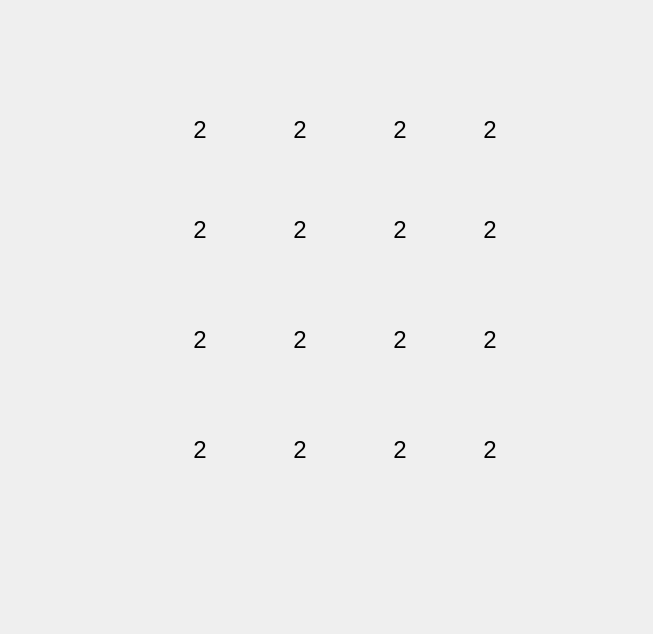
<?xml version="1.0" encoding="UTF-8"?>
<ui version="4.0">
 <class>Form</class>
 <widget class="QWidget" name="Form">
  <property name="geometry">
   <rect>
    <x>0</x>
    <y>0</y>
    <width>653</width>
    <height>634</height>
   </rect>
  </property>
  <property name="windowTitle">
   <string>Form</string>
  </property>
  <widget class="QLabel" name="label_00">
   <property name="geometry">
    <rect>
     <x>160</x>
     <y>90</y>
     <width>80</width>
     <height>80</height>
    </rect>
   </property>
   <property name="minimumSize">
    <size>
     <width>80</width>
     <height>80</height>
    </size>
   </property>
   <property name="maximumSize">
    <size>
     <width>80</width>
     <height>80</height>
    </size>
   </property>
   <property name="font">
    <font>
     <pointsize>18</pointsize>
     <italic>false</italic>
     <bold>false</bold>
     <underline>false</underline>
    </font>
   </property>
   <property name="text">
    <string>2</string>
   </property>
   <property name="alignment">
    <set>Qt::AlignCenter</set>
   </property>
  </widget>
  <widget class="QLabel" name="label_01">
   <property name="geometry">
    <rect>
     <x>260</x>
     <y>90</y>
     <width>80</width>
     <height>80</height>
    </rect>
   </property>
   <property name="minimumSize">
    <size>
     <width>80</width>
     <height>80</height>
    </size>
   </property>
   <property name="maximumSize">
    <size>
     <width>80</width>
     <height>80</height>
    </size>
   </property>
   <property name="font">
    <font>
     <pointsize>18</pointsize>
     <italic>false</italic>
     <bold>false</bold>
     <underline>false</underline>
    </font>
   </property>
   <property name="text">
    <string>2</string>
   </property>
   <property name="alignment">
    <set>Qt::AlignCenter</set>
   </property>
  </widget>
  <widget class="QLabel" name="label_02">
   <property name="geometry">
    <rect>
     <x>360</x>
     <y>90</y>
     <width>80</width>
     <height>80</height>
    </rect>
   </property>
   <property name="minimumSize">
    <size>
     <width>80</width>
     <height>80</height>
    </size>
   </property>
   <property name="maximumSize">
    <size>
     <width>80</width>
     <height>80</height>
    </size>
   </property>
   <property name="font">
    <font>
     <pointsize>18</pointsize>
     <italic>false</italic>
     <bold>false</bold>
     <underline>false</underline>
    </font>
   </property>
   <property name="text">
    <string>2</string>
   </property>
   <property name="alignment">
    <set>Qt::AlignCenter</set>
   </property>
  </widget>
  <widget class="QLabel" name="label_03">
   <property name="geometry">
    <rect>
     <x>450</x>
     <y>90</y>
     <width>80</width>
     <height>80</height>
    </rect>
   </property>
   <property name="minimumSize">
    <size>
     <width>80</width>
     <height>80</height>
    </size>
   </property>
   <property name="maximumSize">
    <size>
     <width>80</width>
     <height>80</height>
    </size>
   </property>
   <property name="font">
    <font>
     <pointsize>18</pointsize>
     <italic>false</italic>
     <bold>false</bold>
     <underline>false</underline>
    </font>
   </property>
   <property name="text">
    <string>2</string>
   </property>
   <property name="alignment">
    <set>Qt::AlignCenter</set>
   </property>
  </widget>
  <widget class="QLabel" name="label_13">
   <property name="geometry">
    <rect>
     <x>450</x>
     <y>190</y>
     <width>80</width>
     <height>80</height>
    </rect>
   </property>
   <property name="minimumSize">
    <size>
     <width>80</width>
     <height>80</height>
    </size>
   </property>
   <property name="maximumSize">
    <size>
     <width>80</width>
     <height>80</height>
    </size>
   </property>
   <property name="font">
    <font>
     <pointsize>18</pointsize>
     <italic>false</italic>
     <bold>false</bold>
     <underline>false</underline>
    </font>
   </property>
   <property name="text">
    <string>2</string>
   </property>
   <property name="alignment">
    <set>Qt::AlignCenter</set>
   </property>
  </widget>
  <widget class="QLabel" name="label_10">
   <property name="geometry">
    <rect>
     <x>160</x>
     <y>190</y>
     <width>80</width>
     <height>80</height>
    </rect>
   </property>
   <property name="minimumSize">
    <size>
     <width>80</width>
     <height>80</height>
    </size>
   </property>
   <property name="maximumSize">
    <size>
     <width>80</width>
     <height>80</height>
    </size>
   </property>
   <property name="font">
    <font>
     <pointsize>18</pointsize>
     <italic>false</italic>
     <bold>false</bold>
     <underline>false</underline>
    </font>
   </property>
   <property name="text">
    <string>2</string>
   </property>
   <property name="alignment">
    <set>Qt::AlignCenter</set>
   </property>
  </widget>
  <widget class="QLabel" name="label_11">
   <property name="geometry">
    <rect>
     <x>260</x>
     <y>190</y>
     <width>80</width>
     <height>80</height>
    </rect>
   </property>
   <property name="minimumSize">
    <size>
     <width>80</width>
     <height>80</height>
    </size>
   </property>
   <property name="maximumSize">
    <size>
     <width>80</width>
     <height>80</height>
    </size>
   </property>
   <property name="font">
    <font>
     <pointsize>18</pointsize>
     <italic>false</italic>
     <bold>false</bold>
     <underline>false</underline>
    </font>
   </property>
   <property name="text">
    <string>2</string>
   </property>
   <property name="alignment">
    <set>Qt::AlignCenter</set>
   </property>
  </widget>
  <widget class="QLabel" name="label_12">
   <property name="geometry">
    <rect>
     <x>360</x>
     <y>190</y>
     <width>80</width>
     <height>80</height>
    </rect>
   </property>
   <property name="minimumSize">
    <size>
     <width>80</width>
     <height>80</height>
    </size>
   </property>
   <property name="maximumSize">
    <size>
     <width>80</width>
     <height>80</height>
    </size>
   </property>
   <property name="font">
    <font>
     <pointsize>18</pointsize>
     <italic>false</italic>
     <bold>false</bold>
     <underline>false</underline>
    </font>
   </property>
   <property name="text">
    <string>2</string>
   </property>
   <property name="alignment">
    <set>Qt::AlignCenter</set>
   </property>
  </widget>
  <widget class="QLabel" name="label_22">
   <property name="geometry">
    <rect>
     <x>360</x>
     <y>300</y>
     <width>80</width>
     <height>80</height>
    </rect>
   </property>
   <property name="minimumSize">
    <size>
     <width>80</width>
     <height>80</height>
    </size>
   </property>
   <property name="maximumSize">
    <size>
     <width>80</width>
     <height>80</height>
    </size>
   </property>
   <property name="font">
    <font>
     <pointsize>18</pointsize>
     <italic>false</italic>
     <bold>false</bold>
     <underline>false</underline>
    </font>
   </property>
   <property name="text">
    <string>2</string>
   </property>
   <property name="alignment">
    <set>Qt::AlignCenter</set>
   </property>
  </widget>
  <widget class="QLabel" name="label_20">
   <property name="geometry">
    <rect>
     <x>160</x>
     <y>300</y>
     <width>80</width>
     <height>80</height>
    </rect>
   </property>
   <property name="minimumSize">
    <size>
     <width>80</width>
     <height>80</height>
    </size>
   </property>
   <property name="maximumSize">
    <size>
     <width>80</width>
     <height>80</height>
    </size>
   </property>
   <property name="font">
    <font>
     <pointsize>18</pointsize>
     <italic>false</italic>
     <bold>false</bold>
     <underline>false</underline>
    </font>
   </property>
   <property name="text">
    <string>2</string>
   </property>
   <property name="alignment">
    <set>Qt::AlignCenter</set>
   </property>
  </widget>
  <widget class="QLabel" name="label_21">
   <property name="geometry">
    <rect>
     <x>260</x>
     <y>300</y>
     <width>80</width>
     <height>80</height>
    </rect>
   </property>
   <property name="minimumSize">
    <size>
     <width>80</width>
     <height>80</height>
    </size>
   </property>
   <property name="maximumSize">
    <size>
     <width>80</width>
     <height>80</height>
    </size>
   </property>
   <property name="font">
    <font>
     <pointsize>18</pointsize>
     <italic>false</italic>
     <bold>false</bold>
     <underline>false</underline>
    </font>
   </property>
   <property name="text">
    <string>2</string>
   </property>
   <property name="alignment">
    <set>Qt::AlignCenter</set>
   </property>
  </widget>
  <widget class="QLabel" name="label_23">
   <property name="geometry">
    <rect>
     <x>450</x>
     <y>300</y>
     <width>80</width>
     <height>80</height>
    </rect>
   </property>
   <property name="minimumSize">
    <size>
     <width>80</width>
     <height>80</height>
    </size>
   </property>
   <property name="maximumSize">
    <size>
     <width>80</width>
     <height>80</height>
    </size>
   </property>
   <property name="font">
    <font>
     <pointsize>18</pointsize>
     <italic>false</italic>
     <bold>false</bold>
     <underline>false</underline>
    </font>
   </property>
   <property name="text">
    <string>2</string>
   </property>
   <property name="alignment">
    <set>Qt::AlignCenter</set>
   </property>
  </widget>
  <widget class="QLabel" name="label_33">
   <property name="geometry">
    <rect>
     <x>450</x>
     <y>410</y>
     <width>80</width>
     <height>80</height>
    </rect>
   </property>
   <property name="minimumSize">
    <size>
     <width>80</width>
     <height>80</height>
    </size>
   </property>
   <property name="maximumSize">
    <size>
     <width>80</width>
     <height>80</height>
    </size>
   </property>
   <property name="font">
    <font>
     <pointsize>18</pointsize>
     <italic>false</italic>
     <bold>false</bold>
     <underline>false</underline>
    </font>
   </property>
   <property name="text">
    <string>2</string>
   </property>
   <property name="alignment">
    <set>Qt::AlignCenter</set>
   </property>
  </widget>
  <widget class="QLabel" name="label_30">
   <property name="geometry">
    <rect>
     <x>160</x>
     <y>410</y>
     <width>80</width>
     <height>80</height>
    </rect>
   </property>
   <property name="minimumSize">
    <size>
     <width>80</width>
     <height>80</height>
    </size>
   </property>
   <property name="maximumSize">
    <size>
     <width>80</width>
     <height>80</height>
    </size>
   </property>
   <property name="font">
    <font>
     <pointsize>18</pointsize>
     <italic>false</italic>
     <bold>false</bold>
     <underline>false</underline>
    </font>
   </property>
   <property name="text">
    <string>2</string>
   </property>
   <property name="alignment">
    <set>Qt::AlignCenter</set>
   </property>
  </widget>
  <widget class="QLabel" name="label_32">
   <property name="geometry">
    <rect>
     <x>360</x>
     <y>410</y>
     <width>80</width>
     <height>80</height>
    </rect>
   </property>
   <property name="minimumSize">
    <size>
     <width>80</width>
     <height>80</height>
    </size>
   </property>
   <property name="maximumSize">
    <size>
     <width>80</width>
     <height>80</height>
    </size>
   </property>
   <property name="font">
    <font>
     <pointsize>18</pointsize>
     <italic>false</italic>
     <bold>false</bold>
     <underline>false</underline>
    </font>
   </property>
   <property name="text">
    <string>2</string>
   </property>
   <property name="alignment">
    <set>Qt::AlignCenter</set>
   </property>
  </widget>
  <widget class="QLabel" name="label_31">
   <property name="geometry">
    <rect>
     <x>260</x>
     <y>410</y>
     <width>80</width>
     <height>80</height>
    </rect>
   </property>
   <property name="minimumSize">
    <size>
     <width>80</width>
     <height>80</height>
    </size>
   </property>
   <property name="maximumSize">
    <size>
     <width>80</width>
     <height>80</height>
    </size>
   </property>
   <property name="font">
    <font>
     <pointsize>18</pointsize>
     <italic>false</italic>
     <bold>false</bold>
     <underline>false</underline>
    </font>
   </property>
   <property name="text">
    <string>2</string>
   </property>
   <property name="alignment">
    <set>Qt::AlignCenter</set>
   </property>
  </widget>
 </widget>
 <resources/>
 <connections/>
</ui>
